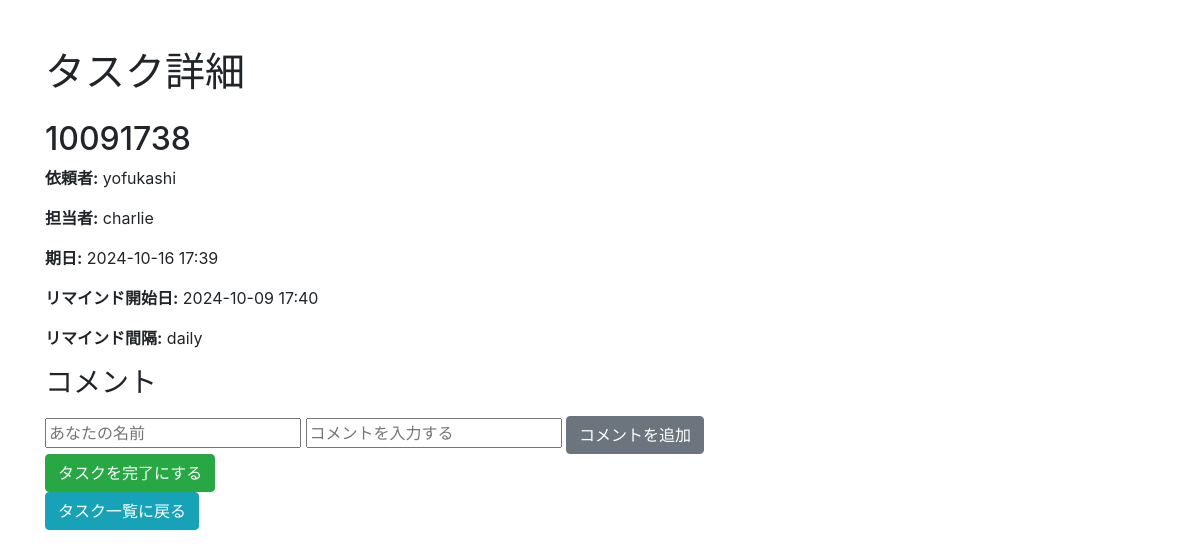
/task_detail/6, run on the app's committed database.
### models.py (models this page shows)
class Task(db.Model):
    id = db.Column(db.Integer, primary_key=True)
    title = db.Column(db.String(100), nullable=False)
    due_date = db.Column(db.DateTime, nullable=False)
    requester_id = db.Column(db.Integer, db.ForeignKey('user.id'), nullable=False)
    assignee_id = db.Column(db.Integer, db.ForeignKey('user.id'), nullable=False)
    remind_start_date = db.Column(db.DateTime, nullable=False)
    remind_interval = db.Column(db.String(10), nullable=False)
    is_completed = db.Column(db.Boolean, default=False)
    requester = db.relationship('User', foreign_keys=[requester_id], backref='requested_tasks')
    assignee = db.relationship('User', foreign_keys=[assignee_id], backref='assigned_tasks')

class User(db.Model):
    id = db.Column(db.Integer, primary_key=True)
    username = db.Column(db.String(100), unique=True, nullable=False)
    email = db.Column(db.String(120), unique=True, nullable=False)
    team_id = db.Column(db.Integer, db.ForeignKey('team.id'), nullable=False)

### routes.py (the view)
@main.route('/task_detail/<int:task_id>')
def task_detail(task_id):
    task = Task.query.get(task_id)
    comments = Comment.query.filter_by(task_id=task_id).all()
    return render_template('task_detail.html', task=task, comments=comments)

### templates/task_detail.html (shortened to what this page needs)
<!DOCTYPE html>
<html lang="ja">
<head>
    <link rel="stylesheet" href="https://stackpath.bootstrapcdn.com/bootstrap/4.5.2/css/bootstrap.min.css">
</head>
<body>
    <div class="container mt-5">
        <h1 class="mb-4">タスク詳細</h1>
        <h2>{{ task.title }}</h2>
        <p><strong>依頼者:</strong> {{ task.requester.username }}</p>
        <p><strong>担当者:</strong> {{ task.assignee.username }}</p>
        <p><strong>期日:</strong> {{ task.due_date.strftime('%Y-%m-%d %H:%M') }}</p>
        <p><strong>リマインド開始日:</strong> {{ task.remind_start_date.strftime('%Y-%m-%d %H:%M') }}</p>
        <p><strong>リマインド間隔:</strong> {{ task.remind_interval }}</p>
        <h3>コメント</h3>
        <form action="{{ url_for('main.add_comment', task_id=task.id) }}" method="POST">
            <input type="text" name="username" placeholder="あなたの名前" required>
            <input type="text" name="comment" placeholder="コメントを入力する" required>
            <button type="submit" class="btn btn-secondary">コメントを追加</button>
        </form>
        <form action="{{ url_for('main.complete_task', task_id=task.id) }}" method="POST">
            <button type="submit" class="btn btn-success">タスクを完了にする</button>
        </form>
        <div>
            <a href="{{ url_for('main.task_list') }}" class="btn btn-info">タスク一覧に戻る</a>
        </div>
    </div>
</body>
</html>

### data on the page
Task: title "10091738", due_date "2024-10-16 17:39", remind_start_date "2024-10-09 17:40", remind_interval "daily"
User: requester.username "yofukashi"
User: assignee.username "charlie"
